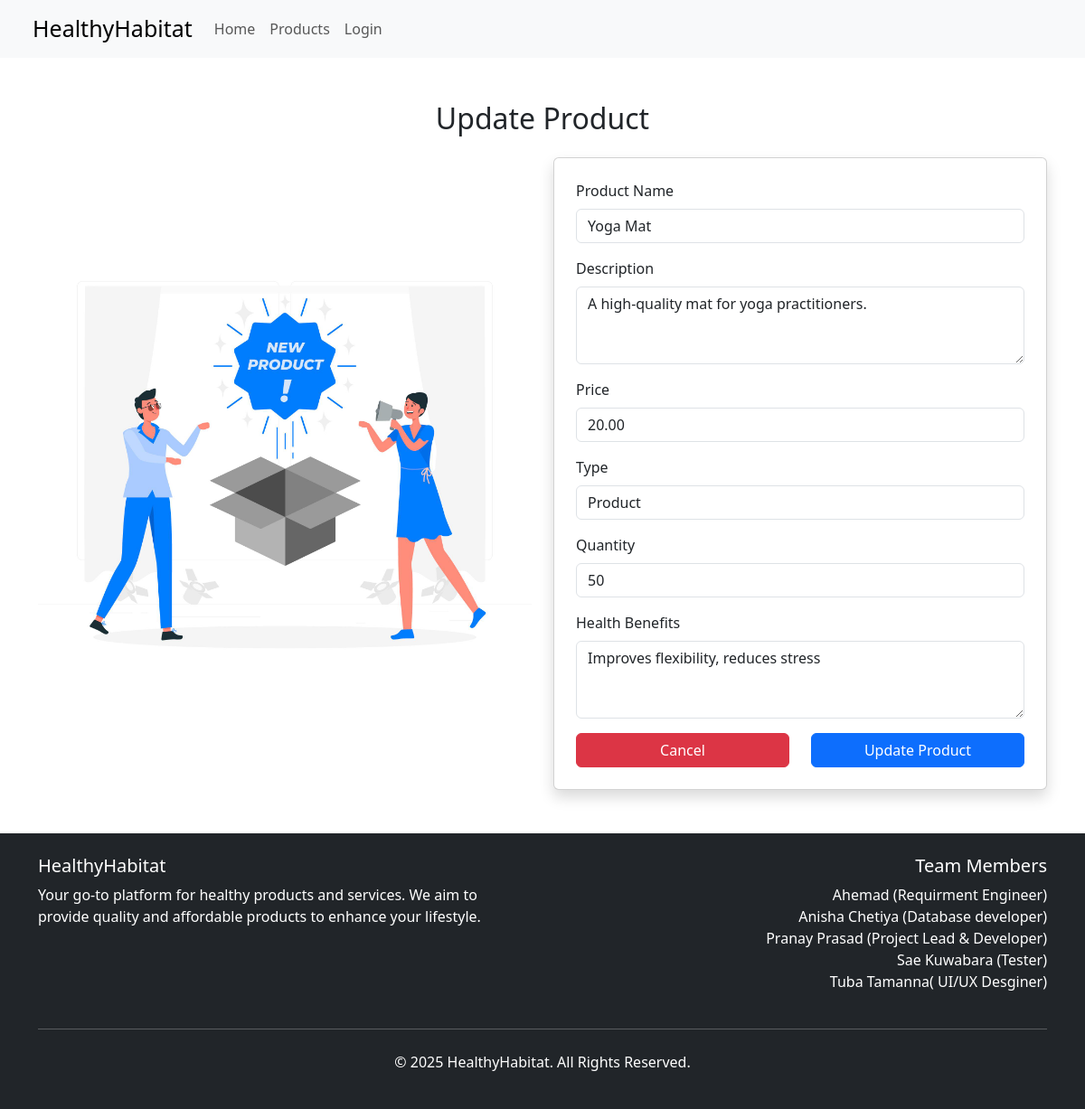
The page /crud/update-product.php?product_id=1 on the database its author committed.
### tables this page shows
CREATE TABLE product (
    product_id INT PRIMARY KEY AUTO_INCREMENT,
    product_name VARCHAR(255) NOT NULL UNIQUE,
    product_desc TEXT,
    quantity INT NOT NULL,
    health_benefits TEXT,
    product_price DECIMAL(10,2) NOT NULL,
    business_id INT NOT NULL,
    product_likes INT DEFAULT 0,
    product_type ENUM('product', 'service') NOT NULL,
    FOREIGN KEY (business_id) REFERENCES business(business_id)
);

### crud/update-product.php (the view, shortened to what this page needs)
<?php
include("../navbar.php");
include("../db.php");
$product = null;
$product_id = $_GET['product_id'] ?? $_POST['product_id'] ?? null;
if ($product_id) {
    $product_id = (int)$product_id;
    $query = "SELECT * FROM product WHERE product_id = ?";
    $stmt = $conn->prepare($query);
    $stmt->bind_param("i", $product_id);
    $stmt->execute();
    $result = $stmt->get_result();
    if ($result->num_rows === 1) {
        $product = $result->fetch_assoc();
    } else {
        $_SESSION['message'] = "Product not found.";
    }
} else {
    $_SESSION['message'] = "Invalid Product ID.";
}
?>
<div class="container my-5">
    <h2 class="text-center mb-4">Update Product</h2>
    <?php if ($product): ?>
        <div class="row justify-content-center align-items-center">
            <div class="col-md-6 text-center">
                <img src="../assets/add-product.jpg" alt="Product illustration" class="img-fluid" style="max-height: 800px; min-height:400px">
            </div>
            <div class="col-md-6">
                <div class="card shadow p-4">
                    <form action="<?= htmlspecialchars($_SERVER["PHP_SELF"]); ?>" method="post">
                        <div class="mb-3">
                            <label class="form-label" for="name">Product Name</label>
                            <input type="text" name="name" id="name" class="form-control" value="<?= $product['product_name']; ?>" required>
                        </div>
                        <div class="mb-3">
                            <label class="form-label" for="desc">Description</label>
                            <textarea name="desc" id="desc" class="form-control" rows="3" required><?= $product['product_desc']; ?></textarea>
                        </div>
                        <div class="mb-3">
                            <label class="form-label" for="price">Price</label>
                            <input type="number" name="price" id="price" class="form-control" step="0.01" value="<?= $product['product_price']; ?>" required>
                        </div>
                        <div class="mb-3">
                            <label class="form-label" for="type">Type</label>
                            <select name="type" id="type" class="form-control" required>
                                <option value="product" <?= ($product['product_type'] === "product" ? "selected" : ""); ?>>Product</option>
                            </select>
                        </div>
                        <div class="mb-3">
                            <label class="form-label" for="quantity">Quantity</label>
                            <input type="number" name="quantity" id="quantity" class="form-control" min="1" value="<?= $product['quantity']; ?>" required>
                        </div>
                        <div class="mb-3">
                            <label class="form-label" for="health_benefits">Health Benefits</label>
                            <textarea name="health_benefits" id="health_benefits" class="form-control" rows="3"><?= $product['health_benefits']; ?></textarea>
                        </div>
                        <div class="d-flex gap-4">
                            <a class="btn btn-danger w-50" href="../business//dashboard.php">Cancel</a>
                            <button type="submit" class="btn btn-primary w-50">Update Product</button>
                        </div>
                    </form>
                </div>
            </div>
        </div>
    <?php else: ?>
        <div class="alert alert-warning text-center">No product found to edit.</div>
    <?php endif; ?>
</div>
<?php include("../footer.php"); ?>

### rows shown on the page
product: name "Yoga Mat", desc "A high-quality mat for yoga practitioners.", price "20.00", type "Product", quantity "50", health_benefits "Improves flexibility, reduces stress"
